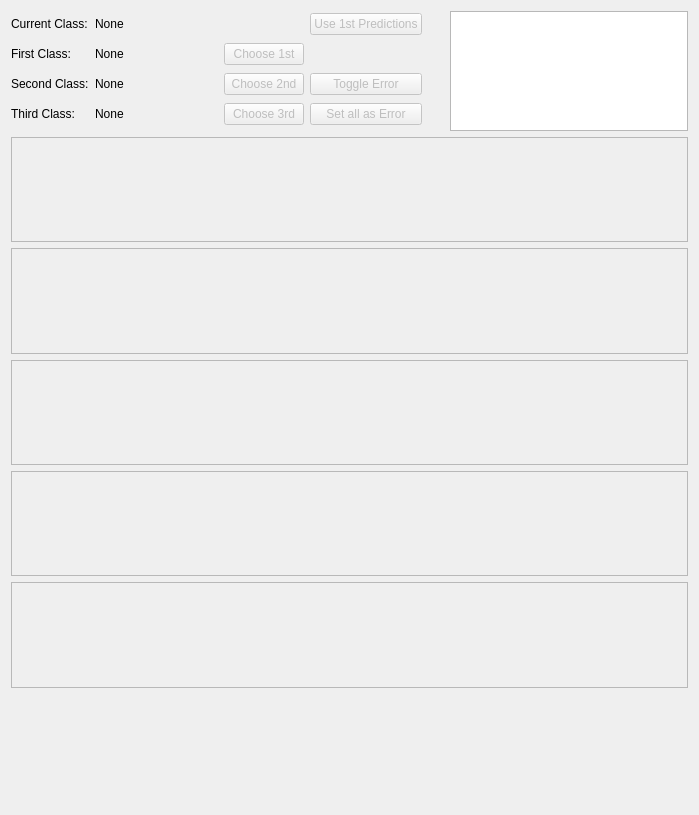
<?xml version="1.0" encoding="UTF-8"?>
<ui version="4.0">
 <class>PredictionRevisionMode</class>
 <widget class="QWidget" name="PredictionRevisionMode">
  <property name="geometry">
   <rect>
    <x>0</x>
    <y>0</y>
    <width>699</width>
    <height>815</height>
   </rect>
  </property>
  <property name="windowTitle">
   <string>Prediction Revision Mode</string>
  </property>
  <layout class="QVBoxLayout" name="verticalLayout">
   <item>
    <layout class="QHBoxLayout" name="horizontalLayout_10">
     <item>
      <layout class="QGridLayout" name="gridLayout_7">
       <item row="4" column="2">
        <widget class="QLabel" name="pr_2nd_class_label">
         <property name="minimumSize">
          <size>
           <width>123</width>
           <height>0</height>
          </size>
         </property>
         <property name="text">
          <string>None</string>
         </property>
        </widget>
       </item>
       <item row="3" column="2">
        <widget class="QLabel" name="pr_1st_class_label">
         <property name="minimumSize">
          <size>
           <width>123</width>
           <height>0</height>
          </size>
         </property>
         <property name="text">
          <string>None</string>
         </property>
        </widget>
       </item>
       <item row="3" column="3">
        <widget class="QPushButton" name="pr_choose_1st_button">
         <property name="enabled">
          <bool>false</bool>
         </property>
         <property name="text">
          <string>Choose 1st</string>
         </property>
        </widget>
       </item>
       <item row="3" column="1">
        <widget class="QLabel" name="label_4">
         <property name="text">
          <string>First Class:</string>
         </property>
        </widget>
       </item>
       <item row="5" column="2">
        <widget class="QLabel" name="pr_3rd_class_label">
         <property name="minimumSize">
          <size>
           <width>123</width>
           <height>0</height>
          </size>
         </property>
         <property name="text">
          <string>None</string>
         </property>
        </widget>
       </item>
       <item row="4" column="1">
        <widget class="QLabel" name="label_5">
         <property name="text">
          <string>Second Class:</string>
         </property>
        </widget>
       </item>
       <item row="5" column="1">
        <widget class="QLabel" name="label_6">
         <property name="text">
          <string>Third Class:</string>
         </property>
        </widget>
       </item>
       <item row="4" column="3">
        <widget class="QPushButton" name="pr_choose_2nd_button">
         <property name="enabled">
          <bool>false</bool>
         </property>
         <property name="text">
          <string>Choose 2nd</string>
         </property>
        </widget>
       </item>
       <item row="5" column="3">
        <widget class="QPushButton" name="pr_choose_3rd_button">
         <property name="enabled">
          <bool>false</bool>
         </property>
         <property name="text">
          <string>Choose 3rd</string>
         </property>
        </widget>
       </item>
       <item row="2" column="1">
        <widget class="QLabel" name="label_10">
         <property name="text">
          <string>Current Class:</string>
         </property>
        </widget>
       </item>
       <item row="2" column="2">
        <widget class="QLabel" name="pr_current_class_label">
         <property name="minimumSize">
          <size>
           <width>123</width>
           <height>0</height>
          </size>
         </property>
         <property name="text">
          <string>None</string>
         </property>
        </widget>
       </item>
       <item row="2" column="4">
        <widget class="QPushButton" name="pr_use_predictions_button">
         <property name="enabled">
          <bool>false</bool>
         </property>
         <property name="text">
          <string>Use 1st Predictions</string>
         </property>
        </widget>
       </item>
       <item row="4" column="4">
        <widget class="QPushButton" name="pr_toggle_error_button">
         <property name="enabled">
          <bool>false</bool>
         </property>
         <property name="text">
          <string>Toggle Error</string>
         </property>
        </widget>
       </item>
       <item row="5" column="4">
        <widget class="QPushButton" name="pr_set_all_error_button">
         <property name="enabled">
          <bool>false</bool>
         </property>
         <property name="text">
          <string>Set all as Error</string>
         </property>
        </widget>
       </item>
      </layout>
     </item>
     <item>
      <spacer name="horizontalSpacer_8">
       <property name="orientation">
        <enum>Qt::Horizontal</enum>
       </property>
       <property name="sizeHint" stdset="0">
        <size>
         <width>40</width>
         <height>20</height>
        </size>
       </property>
      </spacer>
     </item>
     <item>
      <widget class="QTextEdit" name="pr_statusWindow">
       <property name="enabled">
        <bool>true</bool>
       </property>
       <property name="sizePolicy">
        <sizepolicy hsizetype="Expanding" vsizetype="MinimumExpanding">
         <horstretch>0</horstretch>
         <verstretch>0</verstretch>
        </sizepolicy>
       </property>
       <property name="minimumSize">
        <size>
         <width>0</width>
         <height>0</height>
        </size>
       </property>
       <property name="maximumSize">
        <size>
         <width>16777215</width>
         <height>120</height>
        </size>
       </property>
       <property name="undoRedoEnabled">
        <bool>false</bool>
       </property>
       <property name="readOnly">
        <bool>true</bool>
       </property>
       <property name="acceptRichText">
        <bool>true</bool>
       </property>
       <property name="textInteractionFlags">
        <set>Qt::NoTextInteraction</set>
       </property>
      </widget>
     </item>
    </layout>
   </item>
   <item>
    <widget class="PlotWidget" name="pr_classGraph_0">
     <property name="enabled">
      <bool>false</bool>
     </property>
    </widget>
   </item>
   <item>
    <widget class="PlotWidget" name="pr_classGraph_1">
     <property name="enabled">
      <bool>false</bool>
     </property>
    </widget>
   </item>
   <item>
    <widget class="PlotWidget" name="pr_classGraph_2">
     <property name="enabled">
      <bool>false</bool>
     </property>
    </widget>
   </item>
   <item>
    <widget class="PlotWidget" name="pr_classGraph_3">
     <property name="enabled">
      <bool>false</bool>
     </property>
    </widget>
   </item>
   <item>
    <widget class="PlotWidget" name="pr_attributeGraph">
     <property name="enabled">
      <bool>false</bool>
     </property>
    </widget>
   </item>
   <item>
    <spacer name="verticalSpacer_5">
     <property name="orientation">
      <enum>Qt::Vertical</enum>
     </property>
     <property name="sizeHint" stdset="0">
      <size>
       <width>609</width>
       <height>203</height>
      </size>
     </property>
    </spacer>
   </item>
  </layout>
 </widget>
 <customwidgets>
  <customwidget>
   <class>PlotWidget</class>
   <extends>QGraphicsView</extends>
   <header>pyqtgraph</header>
   <slots>
    <slot>changeGraph()</slot>
   </slots>
  </customwidget>
 </customwidgets>
 <resources/>
 <connections/>
</ui>
